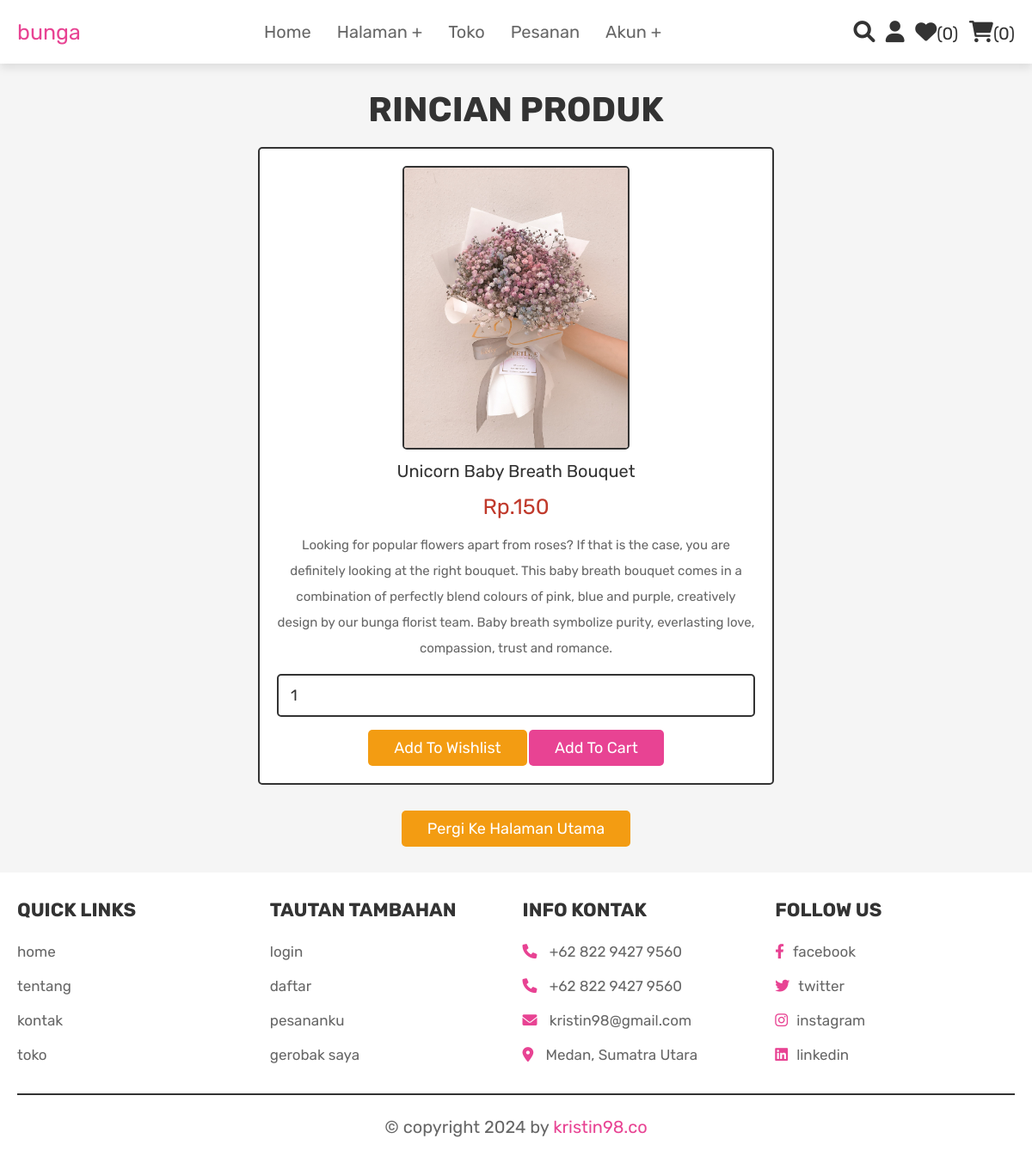
Page /view_page.php?pid=3 (signed in) on the committed database.
### tables this page shows
CREATE TABLE `products` (
  `id` int(11) NOT NULL,
  `name` varchar(100) NOT NULL,
  `details` varchar(500) NOT NULL,
  `price` float NOT NULL,
  `image` varchar(100) NOT NULL
);

### view_page.php (the view, shortened to what this page needs)
<?php
@include 'config.php';
?>
<!DOCTYPE html>
<html lang="en">
<head>
   <link rel="stylesheet" href="https://cdnjs.cloudflare.com/ajax/libs/font-awesome/6.0.0/css/all.min.css">
   <link rel="stylesheet" href="css/style.css">
</head>
<body>
<?php @include 'header.php'; ?>
<section class="quick-view">
    <h1 class="title">Rincian Produk</h1>
    <?php
        if(isset($_GET['pid'])){
            $pid = $_GET['pid'];
            $select_products = mysqli_query($conn, "SELECT * FROM `products` WHERE id = '$pid'") or die('query failed');
         if(mysqli_num_rows($select_products) > 0){
            while($fetch_products = mysqli_fetch_assoc($select_products)){
    ?>
    <form action="" method="POST">
         <img src="uploaded_img/<?php echo $fetch_products['image']; ?>" alt="" class="image">
         <div class="name"><?php echo $fetch_products['name']; ?></div>
         <div class="price">Rp.<?php echo $fetch_products['price']; ?></div>
         <div class="details"><?php echo $fetch_products['details']; ?></div>
         <input type="number" name="product_quantity" value="1" min="0" class="qty">
         <input type="submit" value="add to wishlist" name="add_to_wishlist" class="option-btn">
         <input type="submit" value="add to cart" name="add_to_cart" class="btn">
      </form>
    <?php
            }
        }else{
        echo '<p class="empty">no products details available!</p>';
        }
    }
    ?>
    <div class="more-btn">
        <a href="home.php" class="option-btn">pergi ke halaman utama</a>
    </div>
</section>
<?php @include 'footer.php'; ?>
</body>
</html>

### css/style.css (style rules this page uses)
:root { --pink:#e84393; --red:#c0392b; --orange:#f39c12; --black:#333; --white:#fff; --light-color:#666; --light-white:#ccc; --light-bg:#f5f5f5; --border:.2rem solid var(--black); --box-shadow:0 .5rem 1rem rgba(0,0,0,.1); }
* { font-family: 'Rubik', sans-serif; margin:0; padding:0; box-sizing: border-box; outline: none; border:none; text-decoration: none; transition:all .2s linear; }
html { font-size: 62.5%; overflow-x: hidden; scroll-behavior: smooth; scroll-padding-top: 6.5rem; }
body { background: var(--light-bg); }
section { padding:3rem 2rem; }
.btn, .delete-btn, .option-btn { display: inline-block; border-radius: .5rem; margin-top: 1rem; font-size: 1.8rem; color:var(--white); cursor: pointer; padding:1rem 3rem; text-transform: capitalize; }
.btn { background-color: var(--pink); }
.option-btn { background-color: var(--orange); }
.more-btn { margin-top: 2rem; text-align: center; }
.title { text-align: center; margin-bottom: 2rem; color:var(--black); text-transform: uppercase; font-size: 4rem; }
.quick-view form { max-width: 60rem; padding:2rem; text-align: center; border:var(--border); box-shadow: var(--border); border-radius: .5rem; background-color: var(--white); margin:0 auto; }
.quick-view form .image { height: 33rem; border:var(--border); border-radius: .5rem; }
.quick-view form .name { margin:1rem 0; font-size: 2rem; color:var(--black); }
.quick-view form .price { color:var(--red); font-size: 2.5rem; padding:.5rem 0; }
.quick-view form .details { padding:1rem 0; font-size: 1.5rem; color:var(--light-color); line-height: 2; }
.quick-view form .qty { width: 100%; padding:1.2rem 1.4rem; font-size: 1.8rem; color:var(--black); border-radius: .5rem; border:var(--border); margin:.5rem 0; }

### rows in the picture
products: image (picture), name "Unicorn Baby Breath Bouquet", price "150", details "Looking for popular flowers apart from roses? If that is the case, you are definitely looking at the right bouquet. This baby breath bouquet comes in a combination of perfectly blend colours of pink, blue and purple, creatively design by our bunga florist team. Baby breath symbolize purity, everlasting love, compassion, trust and romance."

### other values in the picture
$wishlist_num_rows "0"
$cart_num_rows "0"
